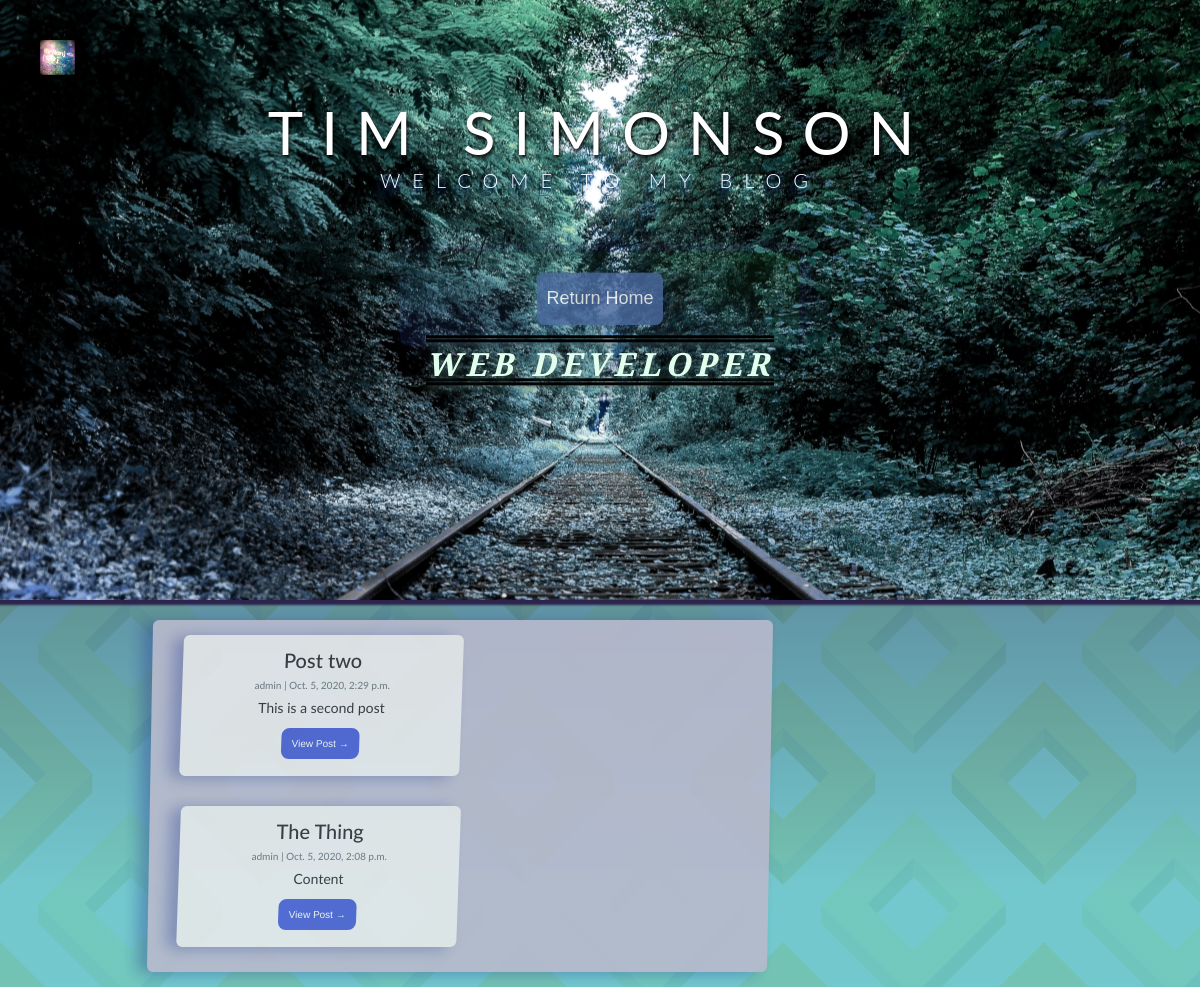
/blog/, run on an earlier commit of the app's database.
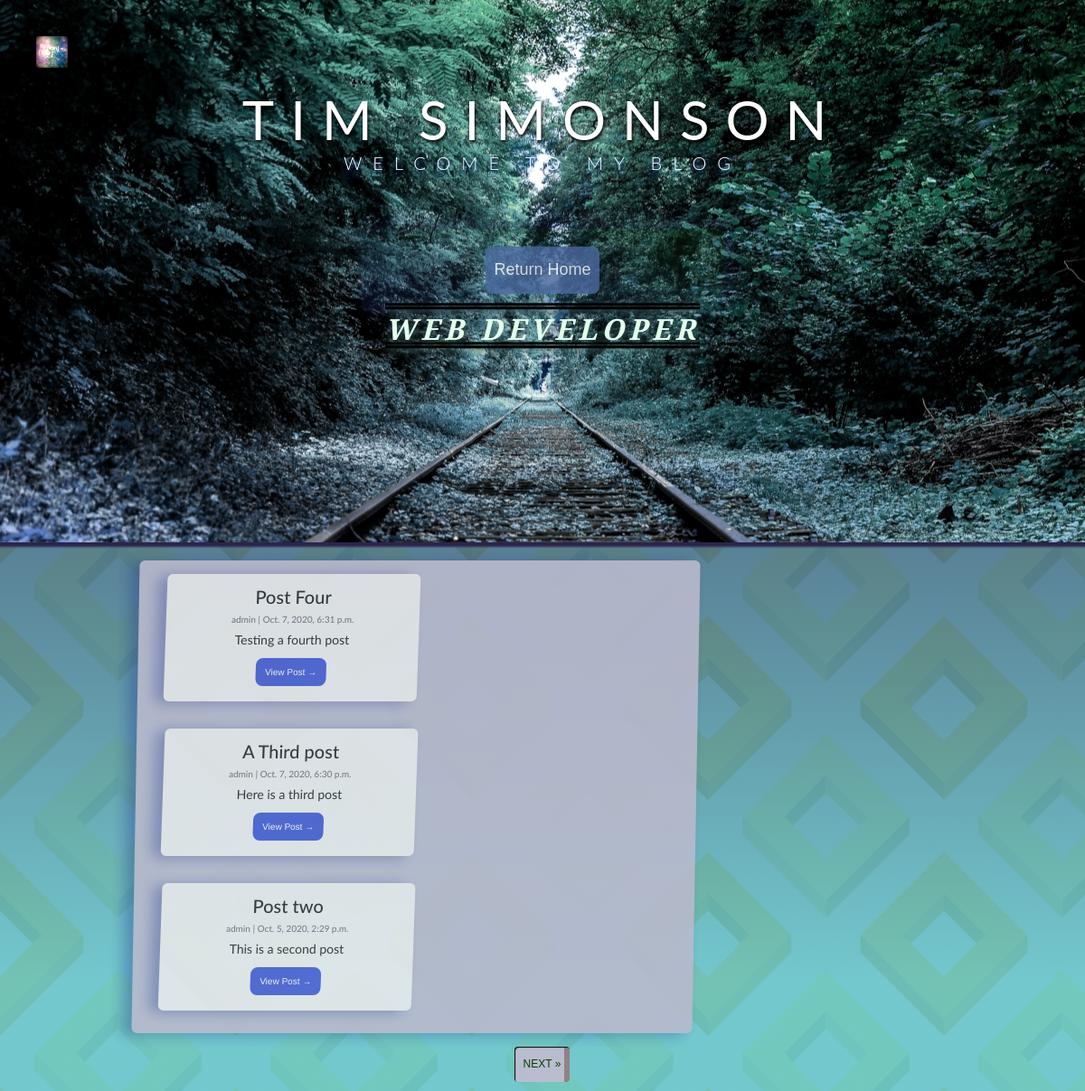
And on a later commit of the database.
### myapp/models.py (models this page shows, shortened)
class Post(models.Model):
    title = models.CharField(max_length=200, unique=True)
    slug = models.SlugField(max_length=200, unique=True)
    author = models.ForeignKey(settings.AUTH_USER_MODEL, on_delete= models.CASCADE)
    updated_on = models.DateTimeField(auto_now=True)
    content = models.TextField()
    created_on = models.DateTimeField(auto_now_add=True)
    status = models.IntegerField(choices=STATUS, default=0)
    class Meta:
        ordering = ['-created_on']

### myapp/views.py (the view)
# urls.py: path('blog/', PostList.as_view(), name='blog-home'),
class PostList(generic.ListView):
    queryset = Post.objects.filter(status=1).order_by('-created_on')
    template_name = 'blog/index.html'
    paginate_by = 3

### templates/blog/index.html (shortened to what this page needs)
{% extends 'myapp/base.html' %}
{% load static %}
{% block content %}
     <section class="about" id="myHeaderZ">
        <div class="back-z">
            <header class="header">
                <div class="header__logo-box">
                    <img src="{% static 'myapp/img/_Logo.png' %}" alt="Logo" class="header__logo">
                </div>
                <div class="header__text-box">
                    <h1 class="heading-primary">
                        <span class="heading-primary--main">Tim Simonson</span>
                        <span class="heading-primary--sub" id="mySub">Welcome to my Blog</span>
                    </h1>
                    <div class="group-buttons">
                        <a href="{% url 'index' %}" class="btn btn--white btn--animated" style="background-color: #4c699f; color: white; opacity: 0.8; font-size: 18px">Return Home</a>
                    </div>
                    <h1 id="hello">Web Developer</h1>
                </div>
            </header>
        </div>
    </section>
<div class="container">
    <div class="container col-md-8 card mb-4  mt-3 left  top">
            {% for post in post_list %}
            <div class="card card__sub">
                <div class="card-body">
                    <h2 class="card-title">{{ post.title }}</h2>
                    <p class="card-text text-muted h6">{{ post.author }} | {{ post.created_on}} </p>
                    <p class="card-text">{{post.content|slice:":200" }}</p>
                    <a href="{% url 'post_detail' post.slug  %}" class="btn btn-primary" style="display: inline;">View Post &rarr;</a>
                </div>
            </div>
            {% endfor %}
        </div>
</div>
    {% if is_paginated %}
  <ul class="pagination justify-content-center">
    {% if page_obj.has_next %}
    <li><a href="?page={{ page_obj.next_page_number }}" class="page-link"> NEXT &raquo;</a></li>
    {% endif %}
  </ul>
{% endif %}
{% endblock %}

### templates/myapp/base.html (shortened to what this page needs)
<!DOCTYPE html>
{% load static %}
<html lang="en">
<head>
    <link rel="stylesheet" href="https://stackpath.bootstrapcdn.com/bootstrap/4.5.2/css/bootstrap.min.css">
    <link href="{% static 'myapp/css/style.css' %}" rel="stylesheet" type="text/css">
</head>
<body>
{% block content %}
{% endblock %}
</body>
</html>

What changed in the data, as far as the page shows it:
no longer on this page (row edited): Post: title "The Thing", author "admin", created_on "Oct. 5, 2020, 2:08 p.m.", content "Content"
added Post: title "Post Four", author "admin", created_on "Oct. 7, 2020, 6:31 p.m.", content "Testing a fourth post"
added Post: title "A Third post", author "admin", created_on "Oct. 7, 2020, 6:30 p.m.", content "Here is a third post"
Also different on the page:
text now shown: "NEXT »"
